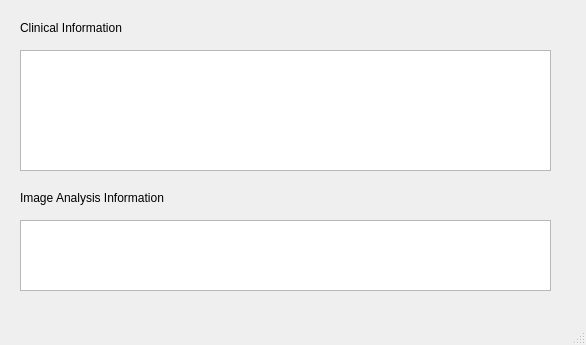
<?xml version="1.0" encoding="UTF-8"?>
<ui version="4.0">
 <class>MainWindow</class>
 <widget class="QMainWindow" name="MainWindow">
  <property name="geometry">
   <rect>
    <x>0</x>
    <y>0</y>
    <width>586</width>
    <height>345</height>
   </rect>
  </property>
  <property name="windowTitle">
   <string>MainWindow</string>
  </property>
  <widget class="QWidget" name="centralwidget">
   <widget class="QLabel" name="label">
    <property name="geometry">
     <rect>
      <x>20</x>
      <y>20</y>
      <width>141</width>
      <height>16</height>
     </rect>
    </property>
    <property name="text">
     <string>Clinical Information</string>
    </property>
   </widget>
   <widget class="QTextEdit" name="clinical_info_text">
    <property name="geometry">
     <rect>
      <x>20</x>
      <y>50</y>
      <width>531</width>
      <height>121</height>
     </rect>
    </property>
    <property name="html">
     <string>&lt;!DOCTYPE HTML PUBLIC &quot;-//W3C//DTD HTML 4.0//EN&quot; &quot;http://www.w3.org/TR/REC-html40/strict.dtd&quot;&gt;
&lt;html&gt;&lt;head&gt;&lt;meta name=&quot;qrichtext&quot; content=&quot;1&quot; /&gt;&lt;style type=&quot;text/css&quot;&gt;
p, li { white-space: pre-wrap; }
&lt;/style&gt;&lt;/head&gt;&lt;body style=&quot; font-family:'MS Shell Dlg 2'; font-size:7.8pt; font-weight:400; font-style:normal;&quot;&gt;
&lt;p style=&quot;-qt-paragraph-type:empty; margin-top:0px; margin-bottom:0px; margin-left:0px; margin-right:0px; -qt-block-indent:0; text-indent:0px;&quot;&gt;&lt;br /&gt;&lt;/p&gt;&lt;/body&gt;&lt;/html&gt;</string>
    </property>
   </widget>
   <widget class="QLabel" name="label_2">
    <property name="geometry">
     <rect>
      <x>20</x>
      <y>190</y>
      <width>221</width>
      <height>16</height>
     </rect>
    </property>
    <property name="text">
     <string>Image Analysis Information</string>
    </property>
   </widget>
   <widget class="QTextEdit" name="image_info_text">
    <property name="geometry">
     <rect>
      <x>20</x>
      <y>220</y>
      <width>531</width>
      <height>71</height>
     </rect>
    </property>
    <property name="html">
     <string>&lt;!DOCTYPE HTML PUBLIC &quot;-//W3C//DTD HTML 4.0//EN&quot; &quot;http://www.w3.org/TR/REC-html40/strict.dtd&quot;&gt;
&lt;html&gt;&lt;head&gt;&lt;meta name=&quot;qrichtext&quot; content=&quot;1&quot; /&gt;&lt;style type=&quot;text/css&quot;&gt;
p, li { white-space: pre-wrap; }
&lt;/style&gt;&lt;/head&gt;&lt;body style=&quot; font-family:'MS Shell Dlg 2'; font-size:7.8pt; font-weight:400; font-style:normal;&quot;&gt;
&lt;p style=&quot;-qt-paragraph-type:empty; margin-top:0px; margin-bottom:0px; margin-left:0px; margin-right:0px; -qt-block-indent:0; text-indent:0px;&quot;&gt;&lt;br /&gt;&lt;/p&gt;
&lt;p style=&quot;-qt-paragraph-type:empty; margin-top:0px; margin-bottom:0px; margin-left:0px; margin-right:0px; -qt-block-indent:0; text-indent:0px;&quot;&gt;&lt;br /&gt;&lt;/p&gt;&lt;/body&gt;&lt;/html&gt;</string>
    </property>
   </widget>
  </widget>
  <widget class="QStatusBar" name="statusbar"/>
 </widget>
 <resources/>
 <connections/>
</ui>
